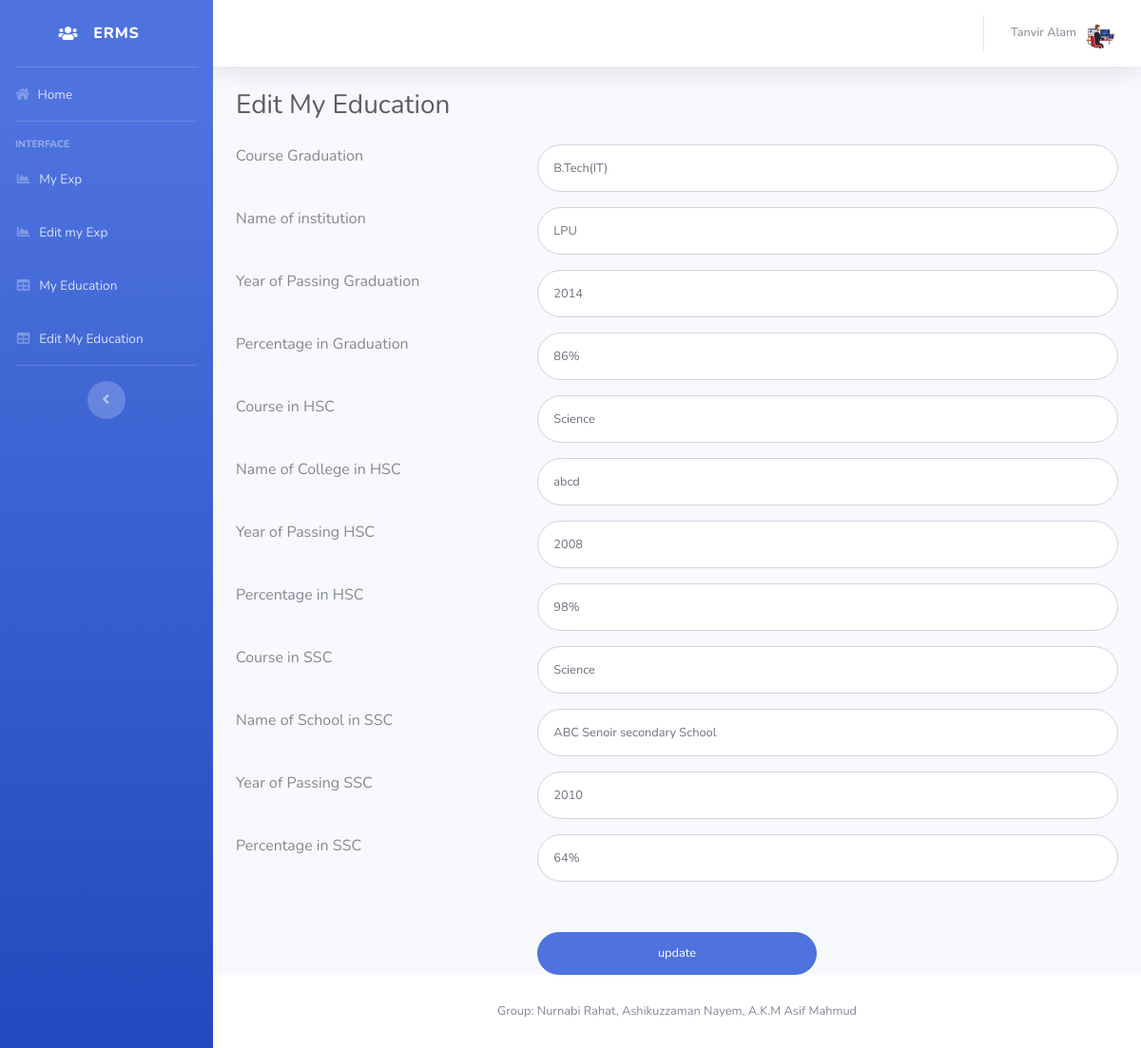
Screenshot of /editmyeducation.php (signed in) with the database file from the repository.
### tables this page shows
CREATE TABLE `employeedetail` (
  `ID` int(11) NOT NULL,
  `Name` varchar(50) NOT NULL,
  `EmpFname` varchar(50) DEFAULT NULL,
  `EmpLName` varchar(50) NOT NULL,
  `EdID` varchar(5) DEFAULT NULL,
  `Designation` varchar(120) DEFAULT NULL,
  `EmpContactNo` varchar(15) DEFAULT NULL,
  `EmpGender` enum('Male','Female') DEFAULT NULL,
  `BirthDate` date DEFAULT NULL,
  `EmpJoingdate` date DEFAULT NULL,
  `PostingDate` timestamp NOT NULL DEFAULT current_timestamp()
);

CREATE TABLE `empeducation` (
  `Id` int(11) NOT NULL,
  `EduID` int(5) DEFAULT NULL,
  `CourseGra` varchar(45) DEFAULT NULL,
  `SchoolCollegeGra` varchar(45) DEFAULT NULL,
  `YearPassingGra` varchar(45) DEFAULT NULL,
  `PercentageGra` varchar(4) DEFAULT NULL,
  `CourseSSC` varchar(45) DEFAULT NULL,
  `SchoolCollegeSSC` varchar(45) DEFAULT NULL,
  `YearPassingSSC` varchar(45) DEFAULT NULL,
  `PercentageSSC` varchar(4) DEFAULT NULL,
  `CourseHSC` varchar(45) DEFAULT NULL,
  `SchoolCollegeHSC` varchar(45) DEFAULT NULL,
  `YearPassingHSC` varchar(45) DEFAULT NULL,
  `PercentageHSC` varchar(4) DEFAULT NULL
);

### editmyeducation.php (the view, shortened to what this page needs)
<?php
include('includes/dbconnection.php');
if (strlen($_SESSION['uid']==0)) {
  header('location:logout.php');
  } else{
  ?>
<!DOCTYPE html>
<html lang="en">
<head>
  <link href="vendor/fontawesome-free/css/all.min.css" rel="stylesheet" type="text/css">
  <link href="css/sb-admin-2.min.css" rel="stylesheet">
</head>
<body id="page-top">
  <div id="wrapper">
  <?php include_once('includes/sidebar.php')?>
    <div id="content-wrapper" class="d-flex flex-column">
      <div id="content">
         <?php include_once('includes/header.php')?>
        <div class="container-fluid">
          <h1 class="h3 mb-4 text-gray-800">Edit My Education</h1>
<form class="user" method="post" action="">
   <?php
 $cid=$_SESSION['uid'];
$ret=mysqli_query($con,"select * from empeducation where EduID='$cid'");
$num=mysqli_num_rows($ret);
if($num>0){
while ($row=mysqli_fetch_array($ret)) {
?>
                    <div class="row">
                        <div class="col-4 mb-3">Course Graduation</div>
                        <div class="col-8 mb-3">
                        <input type="text" class="form-control form-control-user" id="coursegra" name="coursegra" aria-describedby="emailHelp" required="true" value="<?php  echo $row['CourseGra'];?>"></div>
                    </div>
                    <div class="row">
                        <div class="col-4 mb-3">Name of institution</div>
                        <div class="col-8 mb-3">
                          <input type="text" class="form-control form-control-user" id="schoolclggra" name="schoolclggra" aria-describedby="emailHelp" required="true" value="<?php  echo $row['SchoolCollegeGra'];?>"></div>
                     </div>
                    <div class="row">
                    <div class="col-4 mb-3">Year of Passing Graduation </div>
                    <div class="col-8 mb-3">
                      <input type="text" class="form-control form-control-user" id="yopgra" name="yopgra" aria-describedby="emailHelp" required="true" value="<?php  echo $row['YearPassingGra'];?>"></div>
                    </div>
                    <div class="row">
                      <div class="col-4 mb-3">Percentage in Graduation</div>
                     <div class="col-8 mb-3">
                      <input type="text" class="form-control form-control-user" id="pigra" name="pigra" aria-describedby="emailHelp" required="true" value="<?php  echo $row['PercentageGra'];?>">
                    </div></div>
                    <div class="row">
                <div class="col-4 mb-3">Course in HSC</div>
                   <div class="col-8 mb-3">   <input type="text" class="form-control form-control-user" id="coursehsc" name="coursehsc" aria-describedby="emailHelp" required="true" value="<?php  echo $row['CourseHSC'];?>"></div>
                    </div>
                    <div class="row">
                      <div class="col-4 mb-3">Name of College in HSC </div>
                     <div class="col-8 mb-3">  <input type="text" class="form-control form-control-user" id="schoolclghsc" name="schoolclghsc" aria-describedby="emailHelp" required="true" value="<?php  echo $row['SchoolCollegeHSC'];?>"></div>
                     </div>
                    <div class="row">
                    <div class="col-4 mb-3">Year of Passing HSC </div>
                    <div class="col-8 mb-3">
                      <input type="text" class="form-control form-control-user" id="yophsc" name="yophsc" aria-describedby="emailHelp" required="true" value="<?php  echo $row['YearPassingHSC'];?>"></div>
                    </div>
                    <div class="row">
                      <div class="col-4 mb-3">Percentage in HSC</div>
                     <div class="col-8 mb-3">
                      <input type="text" class="form-control form-control-user" id="pihsc" name="pihsc" aria-describedby="emailHelp" required="true" value="<?php  echo $row['PercentageHSC'];?>">
                    </div></div>
                    <div class="row">
                <div class="col-4 mb-3">Course in SSC</div>
                   <div class="col-8 mb-3">   <input type="text" class="form-control form-control-user" id="coursessc" name="coursessc" aria-describedby="emailHelp" required="true" value="<?php  echo $row['CourseSSC'];?>"></div>
                    </div>
                    <div class="row">
                      <div class="col-4 mb-3">Name of School in SSC </div>
                     <div class="col-8 mb-3">  <input type="text" class="form-control form-control-user" id="schoolclgssc" name="schoolclgssc" aria-describedby="emailHelp" required="true" value="<?php  echo $row['SchoolCollegeSSC'];?>"></div>
                     </div>
                    <div class="row">
                    <div class="col-4 mb-3">Year of Passing SSC </div>
                    <div class="col-8 mb-3">
                      <input type="text" class="form-control form-control-user" id="yopssc" name="yopssc" aria-describedby="emailHelp" required="true" value="<?php  echo $row['YearPassingSSC'];?>"></div>
                    </div>
                    <div class="row">
                      <div class="col-4 mb-3">Percentage in SSC</div>
                     <div class="col-8 mb-3">
                      <input type="text" class="form-control form-control-user" id="pissc" name="pissc" aria-describedby="emailHelp" required="true" value="<?php  echo $row['PercentageSSC'];?>">
                    </div></div>
                    <?php } ?>
                    <div class="row" style="margin-top:4%">
                      <div class="col-4"></div>
                      <div class="col-4">
                      <input type="submit" name="submit"  value="update" class="btn btn-primary btn-user btn-block">
                    </div>
                    </div>
                  </form>
<?php } else {?>
  <div class="row" style="margin-top:4%">
                      <div class="col-12" style="font-size:18px; color:red;">First Add your education details after that you can edit education details.</div>
                    </div>
<?php } ?>
        </div>
      </div>
   <?php include_once('includes/footer.php');?>
    </div>
  </div>
</body>
</html>
<?php }  ?>

### includes/header.php (shortened to what this page needs)
 <nav class="navbar navbar-expand navbar-light bg-white topbar mb-4 static-top shadow">
          <ul class="navbar-nav ml-auto">
            <li class="nav-item dropdown no-arrow">
              <a class="nav-link dropdown-toggle" href="#" id="userDropdown" role="button" data-toggle="dropdown" aria-haspopup="true" aria-expanded="false">
<?php
$empid=$_SESSION['uid'];
$ret=mysqli_query($con,"select EmpFname,EmpLname from employeedetail where EdID='$empid'");
$row=mysqli_fetch_array($ret);
$fname=$row['EmpFname'];
$lname=$row['EmpLname'];
?>
                <span class="mr-2 d-none d-lg-inline text-gray-600 small"><?php echo $fname." ".$lname; ?></span>
                <img class="img-profile rounded-circle" src="jpgs/emp2.png">
              </a>
            </li>
          </ul>
        </nav>

### rows the page displays
employeedetail: EmpFname "Tanvir", EmpLName "Alam"
empeducation: coursegra "B.Tech(IT)", schoolclggra "LPU", yopgra "2014", pigra "86%", coursehsc "Science", schoolclghsc "abcd", yophsc "2008", pihsc "98%", coursessc "Science", schoolclgssc "ABC Senoir secondary School", yopssc "2010", pissc "64%"
